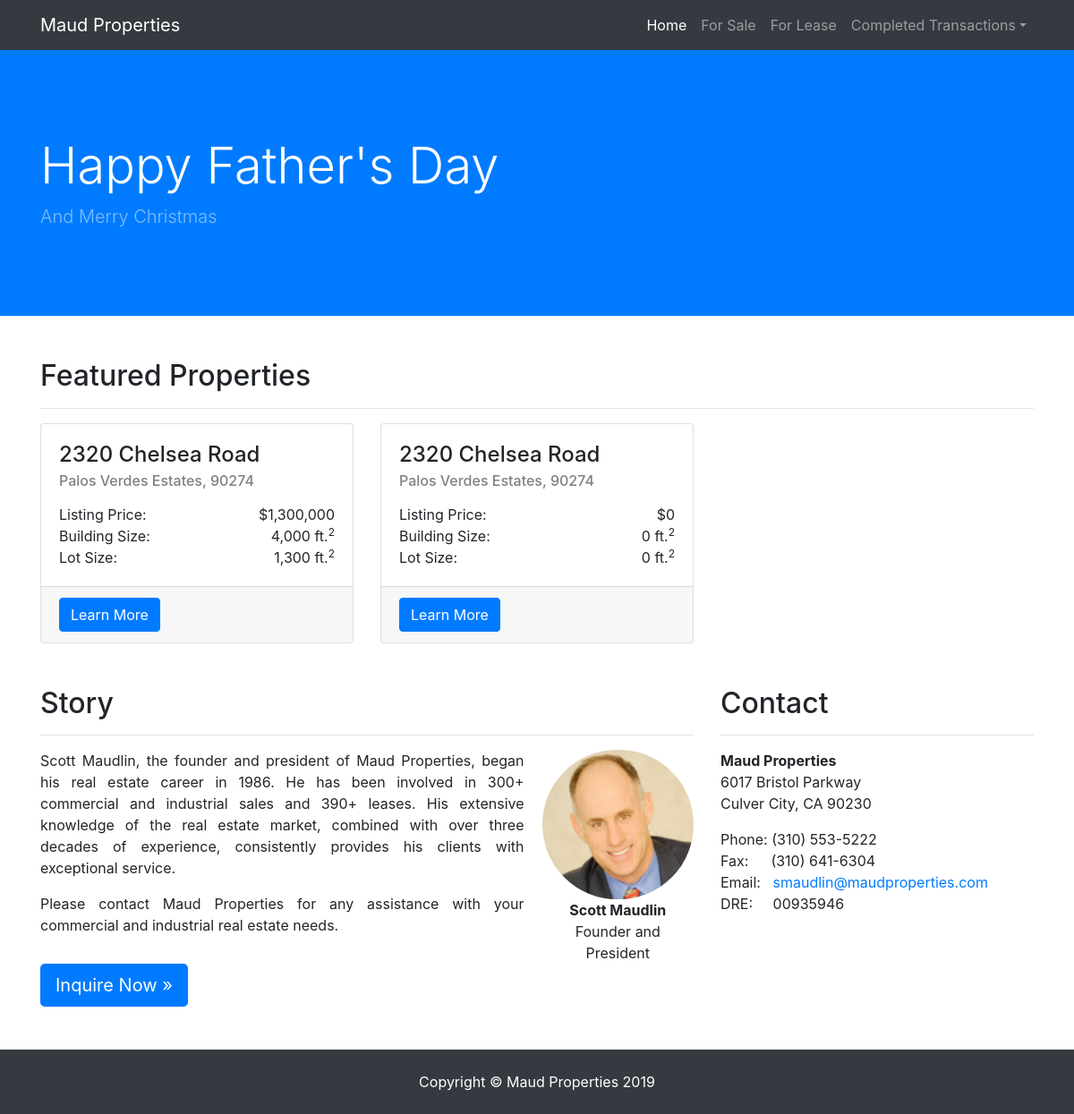
The page / on the database its author committed.
### sale/models.py (models this page shows)
class Listing(models.Model):
    address = models.CharField(max_length=200)
    city = models.CharField(max_length=50, default='Culver City')
    zipcode = models.DecimalField(max_digits=5, decimal_places=0, default=0)
    longitude = models.DecimalField(max_digits=10, decimal_places=7, default=0)
    latitude = models.DecimalField(max_digits=10, decimal_places=7, default=0)
    price = models.IntegerField(default=0, blank=True)
    lot_size = models.IntegerField(default=0, blank=True)
    building_size = models.IntegerField(default=0, blank=True)
    completed = models.BooleanField(default=False, blank=True)
    in_escrow = models.BooleanField(default=False, blank=True)
    property_type = models.CharField(max_length=40, default="Owner/User", blank=True)
    description = models.CharField(max_length=400, blank=True)
    main_image = models.ImageField(upload_to='images/', blank=True)
    flier = models.FileField(upload_to='fliers/', blank=True)
    class Meta:
        abstract=True

class Sale(Listing):
    in_escrow = models.BooleanField(default=False, blank=True)
    featured = models.BooleanField(default=False, blank=True)
    def priceAddOn(self):
        return ""

### home/views.py (the view)
# urls.py: path('', views.index, name='index'),
def index(request):
    template = 'home/index.html'
    sales = Sale.objects.filter(featured=True)
    title = 'Featured Property' if  sales.count() < 2 else 'Featured Properties'
    context = {
        'featured_properties': sales,
        'title': title
    }
    return render(request, template, context)

### home/templates/home/index.html (shortened to what this page needs)
<!DOCTYPE html>
<html lang="en">
<head>
  <link href="https://stackpath.bootstrapcdn.com/bootstrap/4.3.1/css/bootstrap.min.css" rel="stylesheet">
  {% load static %}
  <link href="{% static "home/main.css"%}" rel="stylesheet">
  {% load humanize %}
</head>
<body>
  <div id="nav-placeholder">
      {% include "home/nav.html" with active_tab="Home" %}
  </div>
  <header class="bg-primary py-5 mb-5">
    <div class="container h-100">
      <div class="row h-100 align-items-center">
        <div class="col-lg-12">
          <h1 class="display-4 text-white mt-5 mb-2">Happy Father's Day</h1>
          <p class="lead mb-5 text-white-50">And Merry Christmas</p>
        </div>
      </div>
    </div>
  </header>
  <div class="container">
    {% if featured_properties|length > 0 %}
      <h2>{{title}}</h2>
      <hr>
      <div class="row">
        {% for prop in featured_properties %}
        <div class="col-md-4 mb-5">
          <div class="card h-100">
          <div class="card-body">
            <h4 class="card-title">{{prop.address}}</h4>
            <h6 class="card-subtitle" style="margin-bottom: 15px;">{{prop.city}}, {{prop.zipcode}}</h6>
            <span class="card-text">Listing Price:</span>
            <span class="card-text" style="float: right">${{prop.price|intcomma}}{{prop.priceAddOn}}</span>
            <br>
            <span class="card-text">Building Size:</span>
            <span class="card-text" style="float: right">{{prop.building_size|intcomma}} ft.<sup>2</sup></span>
            <br>
            <span class="card-text">Lot Size:</span>
            <span class="card-text" style="float: right">{{prop.lot_size|intcomma}} ft.<sup>2</sup></span>
          </div>
          <div class="card-footer">
            <a href="sale/{{prop.id}}" class="btn btn-primary">Learn More</a>
          </div>
          </div>
          </div>
        {% endfor %}
      </div>
    {% endif %}
    <div class="row">
      <div class="col-md-8 mb-5">
        <h2>Story</h2>
        <hr>
        <div class="story">
          <div class="story-text" >
            <p align="justify">Scott Maudlin, the founder and president of Maud Properties, began his real estate career in 1986. He has been involved in 300+ commercial and industrial sales and 390+ leases. His extensive knowledge of the real estate market, combined with over three decades of experience, consistently provides his clients with exceptional service.</p>
            <p align="justify">Please contact Maud Properties for any assistance with your commercial and industrial real estate needs.</p>
          </div>
          <div class="parent">
            <img style="border-radius: 1000px;" height="180" width="180" src="{% static "home/scott.jpg" %} ">
            <span style="font-weight: bold" align="center">Scott Maudlin</span>
            <br>
            <span>Founder and President</span>
          </div>
        </div>
        <a class="btn btn-primary btn-lg" href="mailto:smaudlin@maudproperties.com">Inquire Now &raquo;</a>
      </div>
      <div class="col-md-4 mb-5">
        <h2>Contact</h2>
        <hr>
        <address>
          <strong>Maud Properties</strong>
          <br>6017 Bristol Parkway
          <br>Culver City, CA 90230
          <br>
        </address>
        <address>
          <span title="Phone">Phone:</span>
          (310) 553-5222
          <br>
          <span title="Phone">Fax: &emsp; </span>
          (310) 641-6304
          <br>
          <span title="Email">Email: &nbsp;</span>
          <a href="mailto:#">smaudlin@maudproperties.com</a>
          <br>
          <span title="Phone">DRE: &nbsp; &nbsp; </span>
          00935946
          <br>
        </address>
      </div>
    </div>
  </div>
  <div id="nav-placeholder">
    {% include "home/foot.html" %}
  </div>
</body>
</html>

### home/static/home/main.css (style rules this page uses)
body { padding-top: 56px; }
.parent { width: 800px; text-align: center; }
img { display: block; width: 100%; height: auto; }
h6 { color: grey; }
.story { display: flex; flex-direction: row; }
.story-text { padding-right: 20px; }

### rows shown on the page
Sale: address "2320 Chelsea Road", city "Palos Verdes Estates", zipcode "90274", price "1,300,000", building_size "4,000", lot_size "1,300"
Sale: address "2320 Chelsea Road", city "Palos Verdes Estates", zipcode "90274", price "0", building_size "0", lot_size "0"

### other values the page prints
{{ title }} "Featured Properties"
